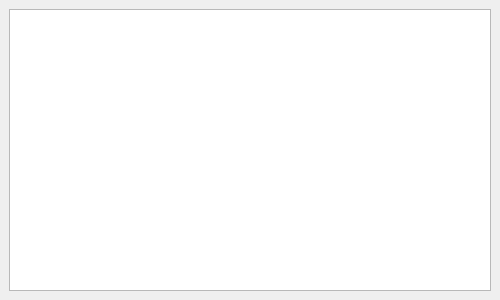
<?xml version="1.0" encoding="UTF-8"?>
<ui version="4.0">
 <class>NetworkInfo</class>
 <widget class="QMainWindow" name="NetworkInfo">
  <property name="geometry">
   <rect>
    <x>0</x>
    <y>0</y>
    <width>500</width>
    <height>300</height>
   </rect>
  </property>
  <property name="windowTitle">
   <string>连接详情</string>
  </property>
  <widget class="QWidget" name="centralwidget">
   <layout class="QHBoxLayout" name="horizontalLayout">
    <item>
     <widget class="QTableView" name="tableView"/>
    </item>
   </layout>
  </widget>
 </widget>
 <resources/>
 <connections/>
</ui>
